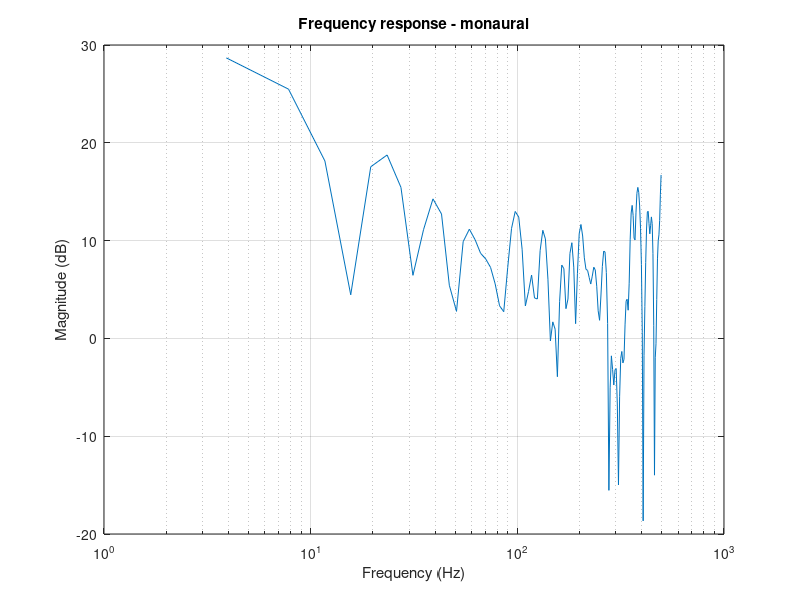

The MATLAB source for this figure: (Note: this script raises an error after producing the figure.)
% plots HRTF and HRIR response of the model

clear all
close all

az = 120;
el = 30;

h = rand(1,64); % impulse response

fs = 1000;
Nfft = 128;
[H,F] = freqz(h,1,Nfft,fs);
semilogx(F,mag2db(abs(H))); grid on;
xlabel('Frequency (Hz)'); ylabel('Magnitude (dB)');
title('Frequency response - monaural')

s = h';
b = model(s, az,el); 

[H1,F] = freqz(b(:,1),1,Nfft,fs);
[H2,F] = freqz(b(:,2),1,Nfft,fs);
figure;
semilogx(F,10+mag2db(abs(H1))); grid on;
hold on
semilogx(F,mag2db(abs(H2))); grid on;
xlabel('Frequency (Hz)'); ylabel('Magnitude (dB)');
title('Frequency response - binaural')

imp = [zeros(1,50) 1 zeros(1,100)];
si = imp';
bi = model(si, az,el); 
figure;
plot(bi(:,1)); 
hold on
plot(bi(:,2)); 
xlabel('Time(samples)'); ylabel('Magnitude');
title('Impulse response - binaural')
